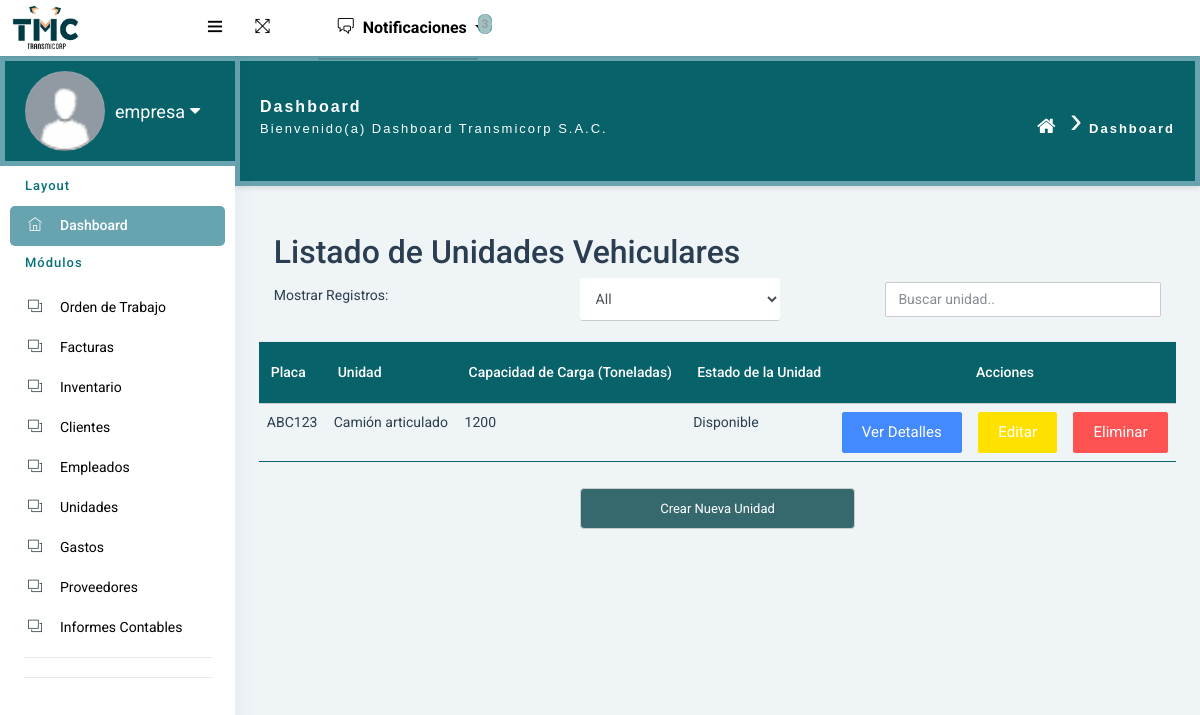
The app's page /unidades/lista/ (signed in) with its own data.
### unidades/models.py (models this page shows, shortened)
class unidades(models.Model):
    Placa_Vehiculo = models.CharField(max_length=100)
    Tipo_de_Vehiculo = models.CharField(max_length=100, choices=TIPO_UNIDAD)
    Capacidad_Carga = models.IntegerField()
    Estado_unidad = models.CharField(max_length=30, choices=ESTADO_UNIDAD)
    Observaciones = models.CharField(max_length=100)

### unidades/views.py (the view)
# urls.py: path('lista/', views.lista_unidades, name='lista_unidades'),
@login_required
def lista_unidades(request):
    unidad = unidades.objects.all()
    return render(request, 'lista_unidades.html', {'unidad': unidad})

### templates/lista_unidades.html (shortened to what this page needs)
{% extends "index.html" %}
{% load static %}
{% block content %}
<div class="container">
  <h2>Listado de Unidades Vehiculares</h2>
  <div class="row">
    <div class="col">
      <label for="show-entries">Mostrar Registros:</label>
    </div>
      <div class="col">
      <select id="show-entries" onchange="mostrarEntradas(this.value)" class="form-control">
        <option value="all">All</option>
      </select>
    </div>
    <div class="col">
      <input type="text" id="busqueda" placeholder="Buscar unidad.." onkeyup="buscar()" class="form-control">
    </div>
  </div>
</div>
 <table class="table" id="tabla-unidad">
   <thead>
     <tr>
       <th>Placa</th>
       <th>Unidad</th>
       <th>Capacidad de Carga (Toneladas)</th>
       <th>Estado de la Unidad</th>
       <th colspan="3" style="text-align: center;">Acciones</th>
     </tr>
   </thead>
   <tbody>
     {% for uni in unidad %}
       <tr>
         <td>{{ uni.Placa_Vehiculo }}</td>
         <td>{{ uni.Tipo_de_Vehiculo }}</td>
         <td>{{ uni.Capacidad_Carga }}</td>
         <td>{{ uni.Estado_unidad }}</td>
         <td>
           <a class="btn btn-primary" href="{% url 'ver_unidad' uni.pk %}">Ver detalles</a>
         </td>
         <td>
           <a class="btn btn-warning" href="{% url 'editar_unidad' uni.pk %}">Editar</a>
         </td>
         <td>
           <a class="btn btn-danger" href="{% url 'eliminar_unidad' uni.pk %}">Eliminar</a>
         </td>
       </tr>
     {% endfor %}
   </tbody>
 </table>
<a class="btn-crear" href="{% url 'crear_unidad' %}">Crear Nueva Unidad</a>
<link rel="stylesheet" type="text/css" href="{% static 'css/green_lista.css' %}">
{% endblock %}

### templates/index.html (shortened to what this page needs)
{% load static %}
<!DOCTYPE html>
<html lang="en">
<head>
    <link rel="stylesheet" href="{% static 'pages/waves/css/waves.min.css' %}" type="text/css" media="all">
      <link rel="stylesheet" type="text/css" href="{% static 'css/bootstrap/css/bootstrap.min.css' %}">
      <link rel="stylesheet" href="{% static 'pages/waves/css/waves.min.css' %}" type="text/css" media="all">
      <link rel="stylesheet" type="text/css" href="{% static 'icon/themify-icons/themify-icons.css' %}">
      <link rel="stylesheet" type="text/css" href="{% static 'icon/font-awesome/css/font-awesome.min.css' %}">
      <link rel="stylesheet" type="text/css" href="{% static 'css/jquery.mCustomScrollbar.css' %}">
        <link rel="stylesheet" href="https://www.amcharts.com/lib/3/plugins/export/export.css" type="text/css" media="all" />
      <link rel="stylesheet" type="text/css" href="{% static 'css/style.css' %}">
      <link rel="stylesheet" type="text/css" href="{% static 'css/style_green.css' %}">
  </head>
  <body>
  <div id="pcoded" class="pcoded">
      <div class="pcoded-container navbar-wrapper border-dark text-dark">
          <nav class="navbar header-navbar pcoded-header  bg-custom border-dark text-dark">
              <div class="navbar-wrapper bg-custom border-dark text-dark">
                  <div class="navbar-logo bg-custom border-dark text-dark">
                      <a class="mobile-menu bg bg-custom waves-effect waves-light text-dark" id="mobile-collapse" href="#!">
                          <i class="ti-menu"></i>
                      </a>
                      <a href="index.html">
                          <img class="img-fluid" src="{% static 'images/logo_.png' %}" alt="Theme-Logo" width="70" height="auto" />
                      </a>
                  </div>
                  <div class="navbar-container container-fluid navbar-light bg bg-success ">
                    <ul class="nav-left bg-custom">
                        <li>
                            <a href="#!" onclick="javascript:toggleFullScreen()" class="waves-effect waves-light">
                                <i class="ti-fullscreen"></i>
                            </a>
                        </li>
                        <div class="nav-left bg-custom">
                            <i class="ti-credit-card"></i>
                        </div>
                        <div class="nav-left bg-custom">
                            <i class="ti-credit-card"></i>
                        </div>
                        {% if request.path != '/' %}
                        <li class="dropdown" id="nuevas-notificaciones-dropdown">
                            <a href="#" id="notificacion" class="dropdown-toggle" data-toggle="dropdown" role="button" aria-haspopup="true" aria-expanded="false">
                            <i class="ti-comments"></i> Notificaciones<span class="badge" style="color: black;">3</span>
                        </a>
                            <ul class="dropdown-menu dropdown-menu-right" id="nuevas-notificaciones-m"></ul>
                        </li>
                        {% endif %}
                    </ul>
                  </div>
              </div>
          </nav>
          <div class="pcoded-main-container">
              <div class="pcoded-wrapper " >
                  <nav class="pcoded-navbar bg-custom">
                      <div class="pcoded-inner-navbar main-menu">
                          <div class="">
                              <div class="main2-menu-header">
                                  <img class="img-80 img-radius bg-custom2" src="{% if user.profile.image %}{{ user.profile.image.url }}{% else %}{% static 'images/avatar-blank.jpg' %}{% endif %}" alt="User-Profile-Image">
                                  <div class="user-details">
                                      <span id="more-details">{{ user.username }}<i class="fa fa-caret-down"></i></span>
                                  </div>
                              </div>
                          </div>
                          <div class="pcoded-navigation-label text-green-custom" data-i18n="nav.category.navigation">Layout</div>
                          <ul class="pcoded-item pcoded-left-item">
                              <li class="active">
                                  <a href="index.html" class="waves-effect waves-dark bg-custom2-dash" >
                                      <span class="pcoded-micon"><i class="ti-home"></i><b>D</b></span>
                                      <span class="pcoded-mtext " data-i18n="nav.dash.main">Dashboard </span>
                                  </a>
                              </li>
                          <div class="pcoded-navigation-label text-green-custom h1" data-i58n="nav.category.forms">Módulos</div>
                          <ul class="pcoded-item pcoded-left-item">
                              <li>
                                  <a href="{% url 'lista_ordenes_trabajo' %}"class="waves-effect waves-dark">
                                      <span class="pcoded-micon"><i class="ti-layers"></i><b>FC</b></span>
                                      <span class="pcoded-mtext" data-i18n="nav.form-components.main">Orden de Trabajo</span>
                                  </a>
                              </li>
                              <li>
                                  <a href="{% url 'lista_facturas' %}"class="waves-effect waves-dark">
                                      <span class="pcoded-micon"><i class="ti-layers"></i><b>FC</b></span>
                                      <span class="pcoded-mtext" data-i18n="nav.form-components.main">Facturas</span>
                                  </a>
                              </li>
                              <li>
                                  <a href="{% url 'lista_inventario' %}">
                                      <span class="pcoded-micon"><i class="ti-layers"></i><b>FC</b></span>
                                      <span class="pcoded-mtext" data-i18n="nav.form-components.main">Inventario</span>
                                  </a>
                              </li>
                              <li>
                                  <a href="{% url 'lista_clientes' %}"class="waves-effect waves-dark">
                                      <span class="pcoded-micon"><i class="ti-layers"></i><b>FC</b></span>
                                      <span class="pcoded-mtext" data-i18n="nav.form-components.main">Clientes</span>
                                  </a>
                              </li>
                              <li>
                                  <a href="{% url 'lista_empleados' %}" class="waves-effect waves-dark">
                                      <span class="pcoded-micon"><i class="ti-layers"></i><b>FC</b></span>
                                      <span class="pcoded-mtext" data-i18n="nav.form-components.main">Empleados</span>
                                  </a>
                              </li>
                              <li>
                                <a href="{% url 'lista_unidades' %}" class="waves-effect waves-dark">
                                    <span class="pcoded-micon"><i class="ti-layers"></i><b>FC</b></span>
                                    <span class="pcoded-mtext" data-i18n="nav.form-components.main">Unidades</span>
                                </a>
                             </li>
                              <li>
                                  <a href="{% url 'lista_gasto' %}" class="waves-effect waves-dark">
                                      <span class="pcoded-micon"><i class="ti-layers"></i><b>FC</b></span>
                                      <span class="pcoded-mtext" data-i18n="nav.form-components.main">Gastos</span>
                                  </a>
                              </li>
                              <li>
                                  <a href="{% url 'lista_proveedores' %}" class="waves-effect waves-dark">
                                      <span class="pcoded-micon"><i class="ti-layers"></i><b>FC</b></span>
                                      <span class="pcoded-mtext" data-i18n="nav.form-components.main">Proveedores</span>
                                  </a>
                              </li>
                              <li>
                                <a href="{% url 'ver_informes_contables' %}" class="waves-effect waves-dark">
                                    <span class="pcoded-micon"><i class="ti-layers"></i><b>FC</b></span>
                                    <span class="pcoded-mtext" data-i18n="nav.form-components.main">Informes Contables</span>
                                </a>
                            </li>
                          </ul>
                  </nav>
                  <div class="pcoded-content ">
                      <div class="page2-header">
                          <div class="page-block">
                              <div class="row align-items-center ">
                                  <div class="col-md-8">
                                      <div class="page-header-title ">
                                          <h5 class="m-b-0">Dashboard</h5>
                                          <p class="m-b-0">Bienvenido(a) Dashboard Transmicorp S.A.C.</p>
                                      </div>
                                  </div>
                                  <div class="col-md-4">
                                      <ul class="breadcrumb-title ">
                                          <li class="breadcrumb2-item">
                                              <a href="index.html"> <i class="fa fa-home"></i> </a>
                                          </li>
                                          <li class="breadcrumb2-item"><a href="#!">Dashboard</a>
                                          </li>
                                      </ul>
                                  </div>
                              </div>
                          </div>
                      </div>
                        <div class="pcoded-inner-content">
                            <div class="main-body">
                                <div class="page-wrapper">
                                    <div class="page-body">
                                        <div class="row" id="aaa">
                                            {% block content %}{% endblock %}
                                        </div>
                                    </div>
                                </div>
                            </div>
                        </div>
                    </div>
                </div>
            </div>
        </div>
    </div>
</body>
</html>

### frontend/build/static/css/style_green.css (style rules this page uses)
.pcoded-mtext[data-i18n="nav.form-components.main"] { color: black !important; }
.bg-custom { background:white !important; }
.bg-custom a { color: black !important; }
.bg-custom2-dash { background: #67a4af !important; }
.bg-custom2 { background: #076269 !important; background-image: none !important; background-size: auto !important; background-repeat: repeat !important; background-attachment: scroll !important; background-position: 0 0 !important; box-shadow: none !important; border: none !important; filter: none !important; transition: none !important; }
.text-green-custom { color: #097179 !important; }
.page2-header { font-family: Arial, Helvetica, sans-serif; background-color: #076269; color: #fff; padding: 20px; margin-bottom: 10px; font-size: 36px; border-bottom: none; box-shadow: 0 2px 5px rgba(0, 0, 0, 0.1); height: 60%; line-height: 2.22; text-decoration: none; letter-spacing: 2px; text-shadow: none; border: 5px solid #67a4af; }
.page2-header .breadcrumb-title { text-align: right; }
.page2-header .page-header-title h5 { font-size: 16px; font-weight: bold; }
.page2-header .page-header-title p { font-size: 12x; }
.page2-header .breadcrumb-title .breadcrumb2-item:first-child a { font-size: 20px; }
.breadcrumb-title { display: flex; justify-content: flex-end; list-style: none; padding: 0; }
.breadcrumb2-item { margin: 0; content: "›"; color: #fff; }
.breadcrumb2-item a { color: #fff; }
.breadcrumb2-item:last-child { font-weight: bold; }
.breadcrumb2-item:not(:last-child)::after { content: "›"; margin: 0 5px; color: #fff; ; }
.breadcrumb2-item:last-child::after { content: none; }
.main2-menu-header { background-color: #076269; color: #fff; padding: 10px 20px; font-size: 18px; display: flex; align-items: center; border: 5px solid #67a4af; border-right: none; }
.main2-menu-header img { width: 80px; height: 80px; border-radius: 50%; margin-right: 10px; }
.main2-menu-header .user-details { display: center; align-items: center; }
.main2-menu-header #more-details { cursor: pointer; display: flex; align-items: center; justify-content: center; }
.main2-menu-header #more-details i { margin-left: 5px; }
.dropdown a { text-decoration: none; color: #333; font-weight: bold; }
.dropdown a i { margin-right: 5px; }
.dropdown .badge { background-color: #076269; color: #fff; padding: 1px 2px; border-radius: 10%; }

### frontend/build/static/css/green_lista.css (style rules this page uses)
.table { width: 100%; border-collapse: collapse; margin-top: 20px; }
.table th { color: #fff; }
.table td { padding: 8px; border-bottom: 1px solid rgb(17, 90, 110); border-color: #076269; }
.table th { background-color: #076269; }
a.btn-ver, a.btn-editar, a.btn-eliminar, a.btn-crear { display: inline-block; width: 100px; padding: 6px 6px; margin-right: 5px; border: 1px solid #ccc; background-color: #f2f2f2; color: #333; text-decoration: none; border-radius: 4px; text-align: center !important; }
a.btn-crear { display: block; margin: 0 auto; padding: 10px 20px; margin-top: 10px; background-color: #35696e !important; color: #fff; text-decoration: none; border-radius: 4px; width: 30% ; }
.container { text-align: left; margin-right: 0; }
.row { display: flex; align-items: center; }
#show-entries { width: 200px; margin-right: 10px; }
#busqueda { flex: 2; max-width: 300px; margin-right: 10px; }

### records on screen
unidades: Placa_Vehiculo "ABC123", Tipo_de_Vehiculo "Camión articulado", Capacidad_Carga "1200", Estado_unidad "Disponible"

### other values on screen
{{ user.username }} "empresa"
